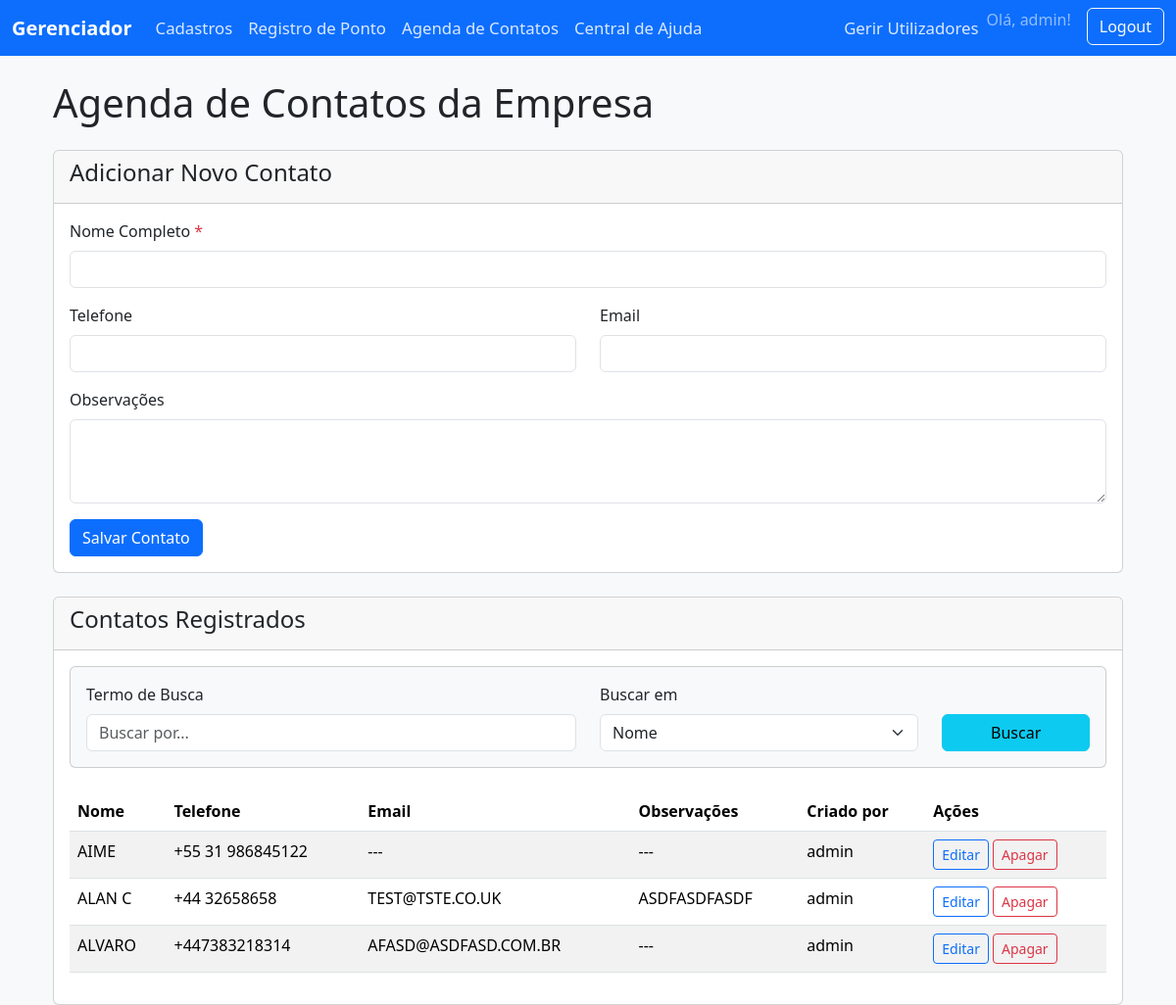
Before: /contatos (signed in) with the older database file.
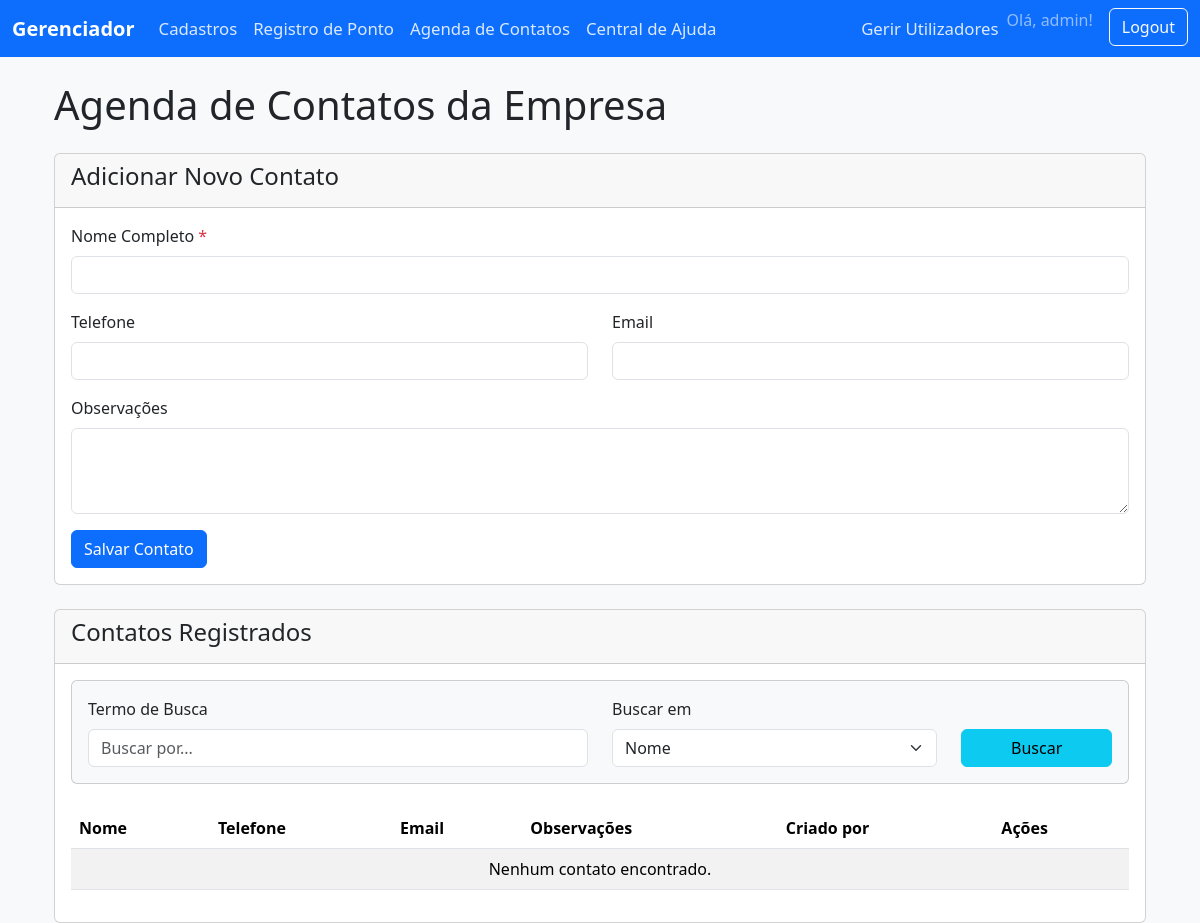
After: the same page with the newer database file.
### app.py (models this page shows)
class User(db.Model, UserMixin):
    id = db.Column(db.Integer, primary_key=True)
    username = db.Column(db.String(80), unique=True, nullable=False)
    password = db.Column(db.String(128), nullable=False)
    is_admin = db.Column(db.Boolean, nullable=False, default=False)

class Contato(db.Model):
    id = db.Column(db.Integer, primary_key=True)
    nome = db.Column(db.String(100), nullable=False)
    telefone = db.Column(db.String(20), nullable=True)
    email = db.Column(db.String(100), nullable=True)
    observacoes = db.Column(db.String(300), nullable=True)
    user_id = db.Column(db.Integer, db.ForeignKey('user.id'), nullable=False)
    user = db.relationship('User', backref=db.backref('contatos', lazy=True))

### app.py (the view, shortened to what this page needs)
@app.route('/contatos', methods=['GET', 'POST'])
@login_required
def contatos():
    termo_busca = request.args.get('termo', '')
    criterio_busca = request.args.get('criterio', 'nome')
    query_base = Contato.query
    if termo_busca:
        mapa_criterios = {"nome": Contato.nome, "telefone": Contato.telefone, "email": Contato.email}
        campo_busca = mapa_criterios.get(criterio_busca)
        if campo_busca: query_base = query_base.filter(campo_busca.ilike(f'%{termo_busca}%'))
    contatos_filtrados = query_base.order_by(Contato.nome.asc()).all()
    return render_template('contatos.html', contatos=contatos_filtrados, termo_ativo=termo_busca, criterio_ativo=criterio_busca)

### app.py (called while the page is built)
@login_manager.user_loader
def load_user(user_id):
    return User.query.get(int(user_id))

### templates/contatos.html (shortened to what this page needs)
{% extends "base.html" %}
{% block content %}
<div class="container mt-4">
    <h1 class="mb-4">Agenda de Contatos da Empresa</h1>
    <div class="card mb-4">
        <div class="card-header">
            <h4 id="form-title">Adicionar Novo Contato</h4>
        </div>
        <div class="card-body">
            <form id="contato-form" method="POST" action="{{ url_for('contatos') }}">
                <div class="mb-3">
                    <label for="nome" class="form-label">Nome Completo <span class="text-danger">*</span></label>
                    <input type="text" class="form-control" id="nome" name="nome" required>
                </div>
                <div class="row">
                    <div class="col-md-6 mb-3">
                        <label for="telefone" class="form-label">Telefone</label>
                        <input type="tel" class="form-control" id="telefone" name="telefone">
                    </div>
                    <div class="col-md-6 mb-3">
                        <label for="email" class="form-label">Email</label>
                        <input type="email" class="form-control" id="email" name="email">
                    </div>
                </div>
                <div class="mb-3">
                    <label for="observacoes" class="form-label">Observações</label>
                    <textarea class="form-control" id="observacoes" name="observacoes" rows="3"></textarea>
                </div>
                <button type="submit" class="btn btn-primary">Salvar Contato</button>
            </form>
        </div>
    </div>
    <div class="card">
        <div class="card-header">
            <h4>Contatos Registrados</h4>
        </div>
        <div class="card-body">
            <div class="card bg-light mb-4 p-3">
                <form method="GET" action="{{ url_for('contatos') }}">
                    <div class="row align-items-end">
                        <div class="col-md-6">
                            <label for="termo" class="form-label">Termo de Busca</label>
                            <input type="search" class="form-control" id="termo" name="termo" value="{{ termo_ativo or '' }}" placeholder="Buscar por...">
                        </div>
                        <div class="col-md-4">
                            <label for="criterio" class="form-label">Buscar em</label>
                            <select id="criterio" name="criterio" class="form-select">
                                <option value="nome" {% if criterio_ativo == 'nome' %}selected{% endif %}>Nome</option>
                            </select>
                        </div>
                        <div class="col-md-2">
                            <button type="submit" class="btn btn-info w-100">Buscar</button>
                        </div>
                    </div>
                </form>
            </div>
            <div class="table-responsive">
                <table class="table table-striped table-hover">
                    <thead>
                        <tr>
                            <th>Nome</th>
                            <th>Telefone</th>
                            <th>Email</th>
                            <th>Observações</th>
                            <th>Criado por</th>
                            <th>Ações</th>
                        </tr>
                    </thead>
                    <tbody>
                        {% for contato in contatos %}
                        <tr>
                            <td>{{ contato.nome }}</td>
                            <td>{{ contato.telefone or '---' }}</td>
                            <td>{{ contato.email or '---' }}</td>
                            <td>{{ contato.observacoes or '---' }}</td>
                            <td>{{ contato.user.username }}</td>
                            <td>
                                {% if contato.user_id == current_user.id %}
                                    <div class="d-flex gap-1">
                                        <button class="btn btn-sm btn-outline-primary edit-btn"
                                                data-id="{{ contato.id }}"
                                                data-nome="{{ contato.nome }}"
                                                data-telefone="{{ contato.telefone or '' }}"
                                                data-email="{{ contato.email or '' }}"
                                                data-observacoes="{{ contato.observacoes or '' }}">
                                            Editar
                                        </button>
                                        <form action="{{ url_for('deletar_contato', id=contato.id) }}" method="POST" onsubmit="return confirm('Tem a certeza que deseja apagar este contato?');">
                                            <button type="submit" class="btn btn-sm btn-outline-danger">
                                                Apagar
                                            </button>
                                        </form>
                                    </div>
                                {% endif %}
                            </td>
                        </tr>
                        {% else %}
                        <tr>
                            <td colspan="6" class="text-center">Nenhum contato encontrado.</td>
                        </tr>
                        {% endfor %}
                    </tbody>
                </table>
            </div>
        </div>
    </div>
</div>
{% endblock %}

### templates/base.html (shortened to what this page needs)
<!DOCTYPE html>
<html lang="pt-br">
<head>
    <link href="https://cdn.jsdelivr.net/npm/bootstrap@5.3.3/dist/css/bootstrap.min.css" rel="stylesheet" xintegrity="sha384-QWTKZyjpPEjISv5WaRU9OFeRpok6YctnYmDr5pNlyT2bRjXh0JMhjY6hW+ALEwIH">
</head>
<body class="bg-light">
    <nav class="navbar navbar-expand-lg navbar-dark bg-primary">
        <div class="container-fluid">
            <a class="navbar-brand" href="{{ url_for('pagina_inicial') }}">Gerenciador</a>
            <div class="collapse navbar-collapse" id="navbarNav">
                {% if current_user.is_authenticated %}
                <ul class="navbar-nav me-auto mb-2 mb-lg-0">
                    <li class="nav-item">
                        <a class="nav-link" href="{{ url_for('pagina_inicial') }}">Cadastros</a>
                    </li>
                    <li class="nav-item">
                        <a class="nav-link" href="{{ url_for('registro_ponto') }}">Registro de Ponto</a>
                    </li>
                    <li class="nav-item">
                        <a class="nav-link" href="{{ url_for('contatos') }}">Agenda de Contatos</a>
                    </li>
                    <li class="nav-item">
                        <a class="nav-link" href="{{ url_for('ajuda') }}">Central de Ajuda</a>
                    </li>
                </ul>
                <ul class="navbar-nav">
                    {% if current_user.is_admin %}
                    <li class="nav-item">
                        <a class="nav-link" href="{{ url_for('manage_users') }}">Gerir Utilizadores</a>
                    </li>
                    {% endif %}
                    <li class="nav-item">
                        <span class="navbar-text me-3">
                            Olá, {{ current_user.username }}!
                        </span>
                    </li>
                    <li class="nav-item">
                        <a href="{{ url_for('logout') }}" class="btn btn-outline-light">Logout</a>
                    </li>
                </ul>
                {% endif %}
            </div>
        </div>
    </nav>
    <main class="container mt-4">
        {% block content %}{% endblock %}
    </main>
</body>
</html>

### templates/base.html (style rules this page uses)
.navbar-nav .nav-link { font-size: 1.05rem; font-weight: 500; color: rgba(255, 255, 255, 0.85) !important; }
.navbar-brand { font-weight: bold; }

Changed rows visible on the page:
removed Contato: nome "AIME", telefone "+55 31 986845122", email "---", observacoes "---", user.username "admin"
removed Contato: nome "ALAN C", telefone "+44 32658658", email "TEST@TSTE.CO.UK", observacoes "ASDFASDFASDF", user.username "admin"
removed Contato: nome "ALVARO", telefone "+447383218314", email "AFASD@ASDFASD.COM.BR", observacoes "---", user.username "admin"
Other visible differences:
text now shown: "Nenhum contato encontrado."
